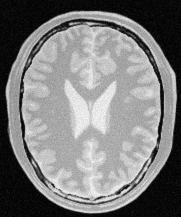
#> input picture images/brain_proton_density_slice.png, 181 x 217 px
$ jupyter execute 09.ipynb
#> lines starting #> are read from the running program, lines starting #| are printed output that depends on the picture
# IN5437 — Assignment 1
## Question 9: Image Sharpening

**Name:** Benjamine
**Index:** 258762A

Apply image sharpening to enhance edges and fine detail.

Two common approaches:
- **Unsharp masking:** `Sharpened = Original + amount × (Original − Blurred)`
- **Laplacian sharpening:** `Sharpened = Original − Laplacian(Original)`

[cell 1]
import cv2 as cv
import numpy as np
import matplotlib.pyplot as plt

### Load the image

[cell 2]
q9_im = cv.imread('../images/brain_proton_density_slice.png', cv.IMREAD_GRAYSCALE)
#> q9_im is the input picture: shape (217, 181); min 0, max 251, mean 123.7
assert q9_im is not None, "File could not be read. Check the path."

print('Shape:', q9_im.shape)
#| Shape: (217, 181)

plt.figure(figsize=(6, 6))
plt.imshow(q9_im, cmap='gray', vmin=0, vmax=255)
plt.title('Original')
plt.axis('off')
plt.show()

### Method 1: Unsharp masking

Step 1: blur the image (low-frequency content)
Step 2: subtract blurred from original (high-frequency mask)
Step 3: add mask back to original, scaled by `amount`

[cell 3]
# Parameters
amount = 1.5      # strength of sharpening
blur_sigma = 1.0

# Step 1: blur
blurred = cv.GaussianBlur(q9_im, (5, 5), blur_sigma)
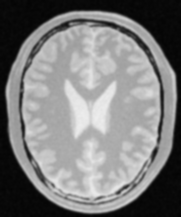
#> blurred: shape (217, 181); min 4, max 237, mean 123.7

# Step 2: mask = original − blurred (work in float to keep negatives)
mask = q9_im.astype(np.float32) - blurred.astype(np.float32)
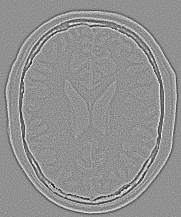
#> mask: shape (217, 181) float32; min -85, max 64, mean 0; drawn with min black and max white

# Step 3: add scaled mask back to original
sharpened = q9_im.astype(np.float32) + amount * mask
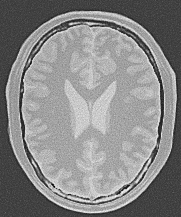
#> sharpened: shape (217, 181) float32; min -101.5, max 320, mean 123.7; drawn with min black and max white

# Clip to valid 8-bit range and convert back
g_9a = np.clip(sharpened, 0, 255).astype(np.uint8)
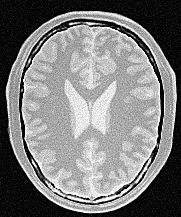
#> g_9a: shape (217, 181); min 0, max 255, mean 124.6

fig, ax = plt.subplots(1, 3, figsize=(18, 6))
ax[0].imshow(q9_im,   cmap='gray', vmin=0, vmax=255);           ax[0].set_title('Original'); ax[0].axis('off')
ax[1].imshow(mask,    cmap='gray');                             ax[1].set_title('Unsharp mask (high-frequency detail)'); ax[1].axis('off')
ax[2].imshow(g_9a,    cmap='gray', vmin=0, vmax=255);           ax[2].set_title(f'Sharpened (amount = {amount})'); ax[2].axis('off')
plt.tight_layout()
plt.show()

### Method 2: Laplacian sharpening

Apply the Laplacian operator to highlight edges, then subtract from the original.

[cell 4]
# Compute the Laplacian (use CV_64F to keep negative values)
laplacian = cv.Laplacian(q9_im, cv.CV_64F)
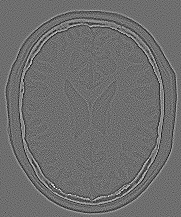
#> laplacian: shape (217, 181) float64; min -249, max 326, mean 0; drawn with min black and max white

# Subtract from original to sharpen
sharpened_lap = q9_im.astype(np.float64) - laplacian
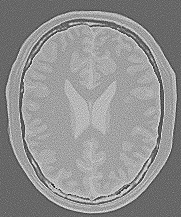
#> sharpened_lap: shape (217, 181) float64; min -287, max 436, mean 123.7; drawn with min black and max white

# Clip and convert back to uint8
g_9b = np.clip(sharpened_lap, 0, 255).astype(np.uint8)
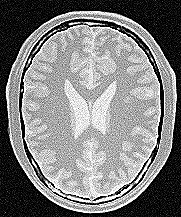
#> g_9b: shape (217, 181); min 0, max 255, mean 125.8

fig, ax = plt.subplots(1, 3, figsize=(18, 6))
ax[0].imshow(q9_im,     cmap='gray', vmin=0, vmax=255); ax[0].set_title('Original'); ax[0].axis('off')
ax[1].imshow(laplacian, cmap='gray');                   ax[1].set_title('Laplacian (edges)'); ax[1].axis('off')
ax[2].imshow(g_9b,      cmap='gray', vmin=0, vmax=255); ax[2].set_title('Sharpened (Laplacian)'); ax[2].axis('off')
plt.tight_layout()
plt.show()

### Side-by-side comparison: Original vs Unsharp masking vs Laplacian

[cell 5]
fig, ax = plt.subplots(1, 3, figsize=(18, 6))
ax[0].imshow(q9_im, cmap='gray', vmin=0, vmax=255); ax[0].set_title('Original');                   ax[0].axis('off')
ax[1].imshow(g_9a,  cmap='gray', vmin=0, vmax=255); ax[1].set_title('Unsharp masking');            ax[1].axis('off')
ax[2].imshow(g_9b,  cmap='gray', vmin=0, vmax=255); ax[2].set_title('Laplacian sharpening');       ax[2].axis('off')
plt.tight_layout()
plt.show()

### Try different sharpening strengths (unsharp masking)

Demonstrate how the `amount` parameter controls sharpening intensity.

[cell 6]
amounts = [0.5, 1.0, 1.5, 2.5]
blurred = cv.GaussianBlur(q9_im, (5, 5), 1.0)
mask = q9_im.astype(np.float32) - blurred.astype(np.float32)

fig, ax = plt.subplots(1, len(amounts) + 1, figsize=(4 * (len(amounts) + 1), 5))
ax[0].imshow(q9_im, cmap='gray', vmin=0, vmax=255); ax[0].set_title('Original'); ax[0].axis('off')

for i, amt in enumerate(amounts):
    sharp = np.clip(q9_im.astype(np.float32) + amt * mask, 0, 255).astype(np.uint8)
    ax[i + 1].imshow(sharp, cmap='gray', vmin=0, vmax=255)
    ax[i + 1].set_title(f'amount = {amt}')
    ax[i + 1].axis('off')

plt.tight_layout()
plt.show()
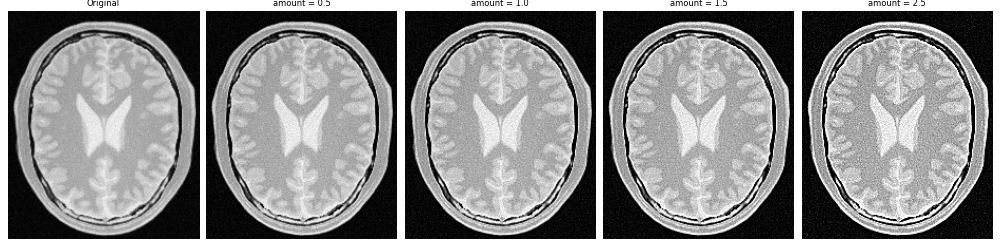
#> figure drawn by matplotlib, 5 panels

$ run again, with images/runway.png copied over images/brain_proton_density_slice.png
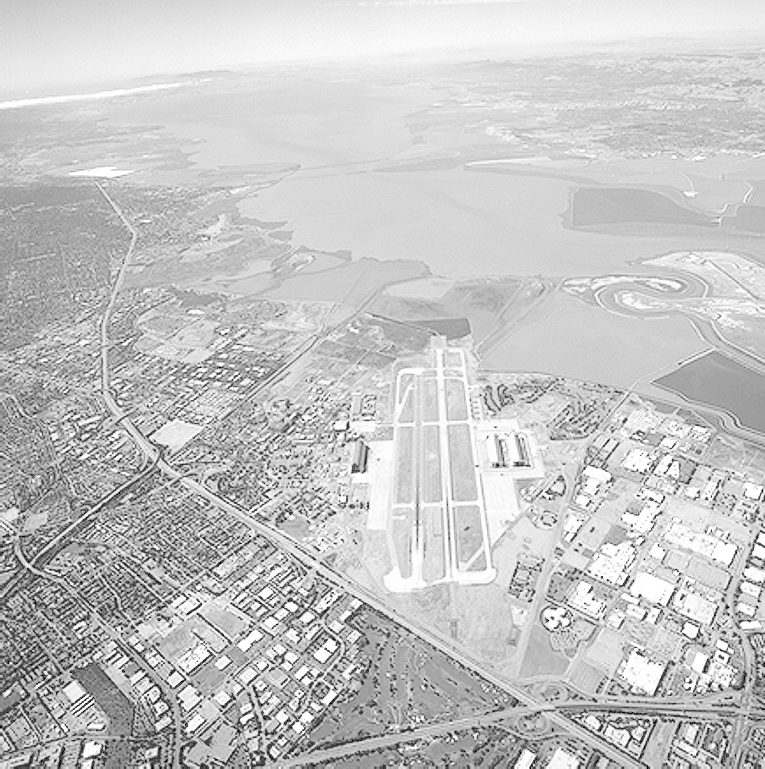
#> input picture images/runway.png, 765 x 769 px
#> q9_im is the input picture: shape (769, 765); min 0, max 255, mean 197.1
#| Shape: (769, 765)
#> `laplacian = cv.Laplacian(q9_im, cv.CV_64F)`:
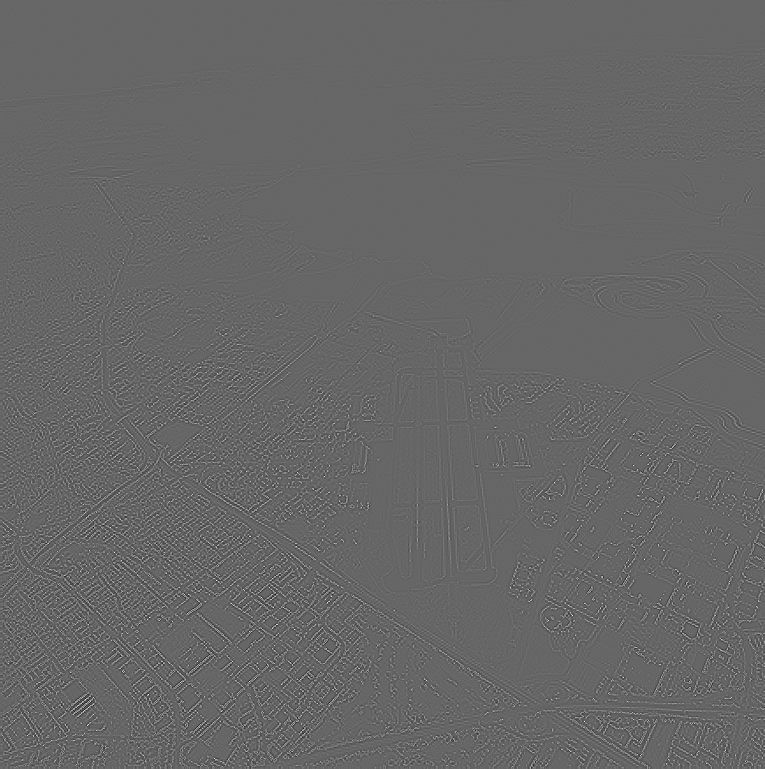
#> laplacian: shape (769, 765) float64; min -518, max 768, mean 0; drawn with min black and max white
#> `g_9b = np.clip(sharpened_lap, 0, 255).astype(np.uint8)`:
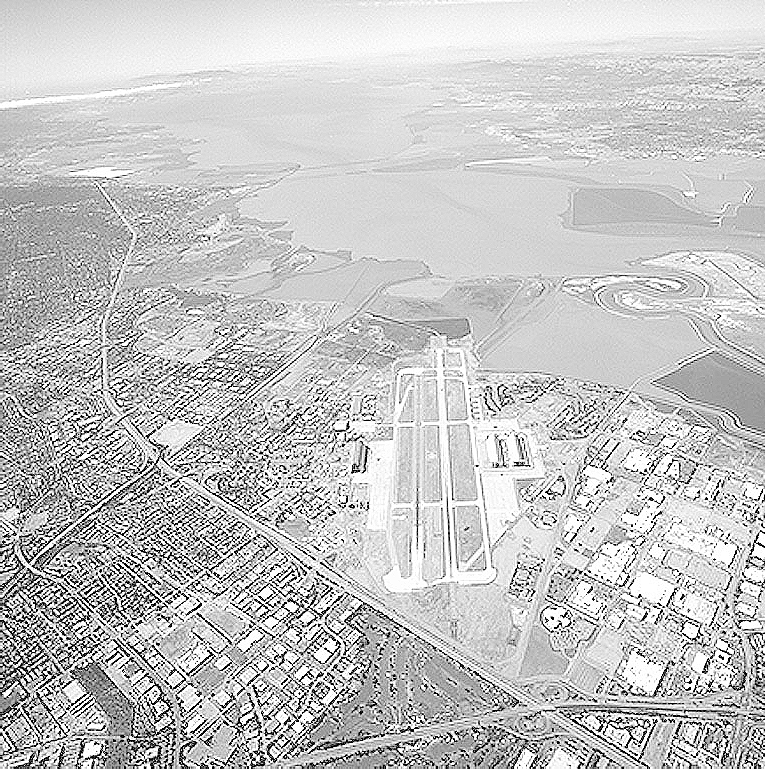
#> g_9b: shape (769, 765); min 0, max 255, mean 196.7
